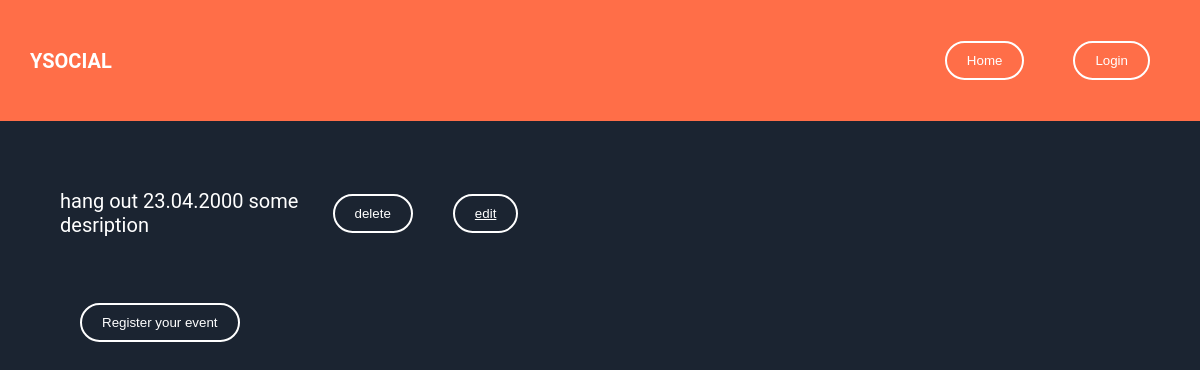
/events, run on an earlier commit of the app's database.
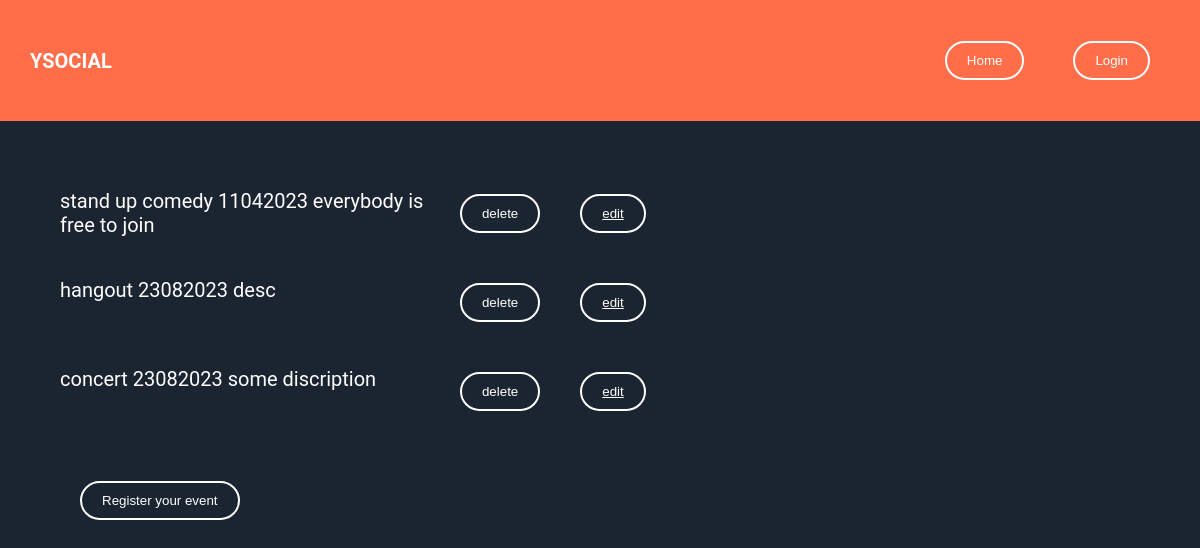
And on a later commit of the database.
### app/events/models.py (models this page shows)
class event(db.Model,CRUDMixin):
    id = db.Column(db.Integer, primary_key=True, autoincrement=True)
    name = db.Column(db.String(50))
    date = db.Column(db.Integer)
    desc =db.Column(db.String(1024))

### app/events/routes.py (the view)
@blueprint.route('/events')
def get_events():
  page_number = request.args.get('page', 1, type=int)
  events_pagination = event.query.paginate(page_number, current_app.config['EVENTS_MAX_PER_PAGE'])
  return render_template('events.html', events_pagination=events_pagination)

### app/templates/events.html (shortened to what this page needs)
<!DOCTYPE html>
<head>
  <link
    rel="stylesheet"
    href="{{ url_for('static', filename='css/main.css') }}"
  />
</head>
<body>
  <header>
    <h1>YSOCIAL</h1>
    <nav>
      <menu>
        <menuitem><a href="{{ url_for('events/.index') }}">
          <button type="button">Home</button></a>
        </menuitem>
        {% if current_user.is_authenticated %}
        <menuitem><a href="{{ url_for('user.logout') }}">
          <button type="button">Logout</button></a>
        </menuitem>
        <small> Logged in as {{ current_user.email }} </small>
        {% else %}
        <menuitem><a href="{{ url_for('user.get_login') }}">
          <button type="button">Login</button></a>
        </menuitem>
        {% endif %}
      </menu>
    </nav>
  </header>
  <div class="main">
    <div class="eventclass">
      {% for event in events_pagination.items %}
        <p>{{event.name}}
           {{event.date}}
           {{event.desc}}
          <form method="POST" action="/register/delete">
            <button type="submit" value="submit">delete</button>
          </form>
          <button><a href="/edit_event/{{event.id}}" class="">edit</a></button>
        </p>
      {%endfor%}
      <p>
        <a href="{{ url_for('events/.post_events') }}"><button type="button">Register your event</button></a>
     </p>
    </div>
  </div>
</body>

### app/static/css/main.css (style rules this page uses)
body, html { width: 100%; height: 100%; margin: 0; padding: 0; font-size: 10px; font-family: 'Roboto', sans-serif; background-color: #1b2431; }
button { color: #000000; margin: 25px 20px; padding: 10px 20px; background:transparent; border: 1.8px solid #000000; border-radius: 20px; outline: none; cursor: pointer; }
button { color:#fff; margin: 25px 20px; padding: 10px 20px; background:transparent; border: 2px solid #fff; border-radius: 20px; outline: none; cursor: pointer; }
header { grid-area: header; background-color: #ff6e48; display: flex; justify-content: space-between; align-items: center; }
h1 { display: inline-block; width: auto; padding: 0; margin: 0 0 0 3rem; color: #fff; }
nav { font-size: 1.6rem; color: #fff; margin: 0 3rem 0 0; }
a { color: #fff; }
menuitem { margin: 0 0 0 0.5rem; }
.main { grid-area: main; display: flex; }
p { font-size: 2rem; color: #fff; }
.eventclass { display: flex; flex-wrap: wrap; margin-left: 5%; margin-top: 4%; }
.eventclass p { width: 33.33%; }
.eventclass form, .eventclass button { display: inline-block; }

What changed in the data, as far as the page shows it:
removed event: name "hang out", date "23.04.2000", desc "some desription"
added event: name "stand up comedy", date "11042023", desc "everybody is free to join"
added event: name "hangout", date "23082023", desc "desc"
added event: name "concert", date "23082023", desc "some discription"
